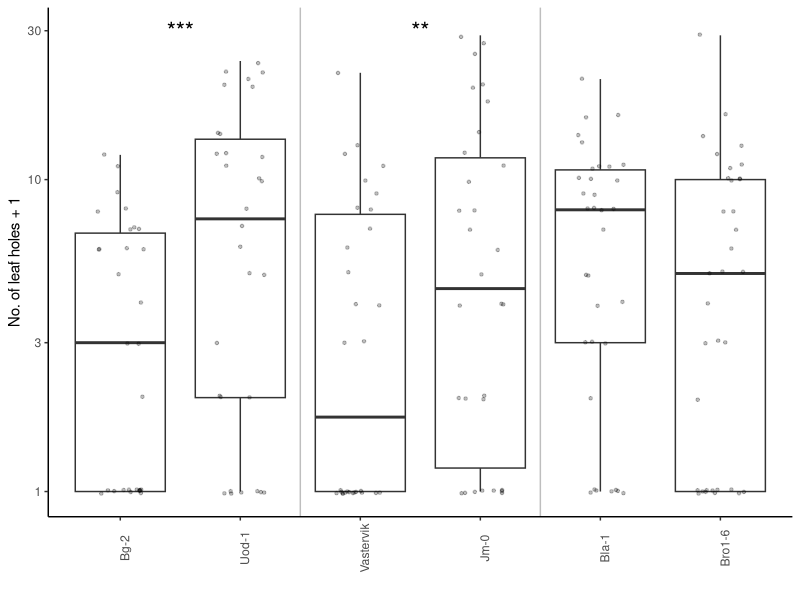

Write the R code that produced this figure. (Note: this script raises an error after producing the figure.)
##############################################
# GLM and figures for choice experiment data #
##############################################

library(ggplot2)
library(MASS)

setwd("./ChoiceExp")
d = read.csv("bioassay.csv",header=TRUE)
d$Line = factor(d$Line,levels=c("Bg-2","Uod-1","Vastervik","Jm-0","Bla-1","Bro1-6"))
d$Cup = factor(d$Cup)

d1 = subset(d,Set==1)
res = glm.nb(holes~factor(Cup)+Line,data=d1)
summary(res)
drop1(res,test="Chisq")

d2 = subset(d,Set==2)
res = glm.nb(holes~factor(Cup)+Line,data=d2)
summary(res)
drop1(res,test="Chisq")

d3 = subset(d,Set==3)
res = glm.nb(holes~factor(Cup)+Line,data=d3)
summary(res)
drop1(res,test="Chisq")

b = ggplot(d,aes(x=Line,y=holes+1)) + 
  geom_boxplot(outlier.shape=NA) + 
  theme_classic() + scale_y_log10() + ylab("No. of leaf holes + 1") + xlab("") + theme(axis.text.x=element_text(angle=90)) +
  geom_jitter(shape=20,colour="black",alpha=0.25,position=position_jitter(0.2)) + geom_vline(xintercept=c(2.5,4.5),lty=1,col="grey") + 
  geom_text(data.frame(x=1.5,y=30),mapping=aes(x=x,y=y),label="***",size=6) +
  geom_text(data.frame(x=3.5,y=30),mapping=aes(x=x,y=y),label="**",size=6)

saveRDS(b,file="../../figs/ChoiceExp_boxplot.rds")
ggsave(b,filename="choice.pdf",width=5,height=4)

setwd("../")
